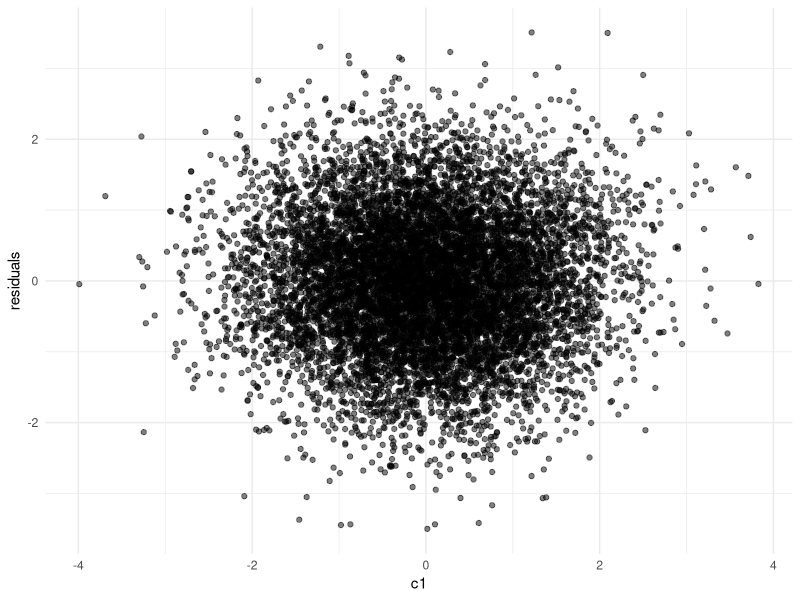

Write R code to recreate this figure. (Note: this script raises an error after producing the figure.)
# Here we create a script to create a data simulation for panel data. 
# We simulate X and Y, having autoregressive effects and a lag-1 crossed effect. 
# X and Y are both affected by a number of confounding variables C, which have stable effects
# over time as they represent time-invariant confounding variables, such as IQ. 
# The data simulation model will have the following properties:
#
# 1. Each variable will have an innovation (or unexplained variance) such that the total variance of each variable is 1.
# 2. Each variable will have a mean of 0. 
# 3. The autoregressive effects will be set to 0.25 for both X and Y.
# 4. The crossed lag-1 effect of X on Y will be set to 0.1.
# 5. The confounding variables will have effects of 0.2 on X and 0.15 Y.
# 6. The innovations will have residual correlations of 0.3 at each time-point, but not across time-points.
#
# Let's rephrase what we are doing here. We have got some knowns, because we specify them. They include the
# effects matrix A, the effects matrix B and the variance matrix psi. We also know that the diagonal of S 
# is supposed to be 1. This leaves us with 2 unknowns. We do not know the variance of the innovations, and we
# do not know the covariance between X and Y. Hence all code is actually just a way of solving for these unknowns
# that we need to simulate data. 

# reproducibility
set.seed(427) 

# load required libraries
library(mvtnorm)
library(psych)                                             # for descriptives
library(lavaan)                                            # for fitting CLPM
library(tidyverse)

### CLPM parameters ###
N <- 100000                                                # number of people
T <- 5                                                     # number of time points

ax <- 0.25                                                 # effect of X_(t-1) on X_t
ay <- 0.25                                                 # effect of Y_(t-1) on Y_t
bx <- 0.10                                                 # effect of Y_(t-1) on X_t
by <- 0.10                                                 # effect of X_(t-1) on Y_t
rho <- 0.30                                                # residual correlation of innovations
                                                          
# create the path matrix A from these effects
A <- matrix(c(ax, by, bx, ay), nrow = 2, byrow = TRUE)

### confounder parameters ###
k_lin   <- 3                                               # number of base/linear confounders
k_quad  <- 3                                               # number of "quadratic" confounders
k_cubic <- 3                                               # number of "cubic" confounders

k <- k_lin + k_quad + k_cubic                              # total number of confounders (linear + quadratic + cubic)

# effects of confounders on X and Y
gamma_x <- c(0.30, 0.20, 0.10,                             # linear terms
             0.05, 0.02, 0.00,                             # quadratic terms
             0.02, 0.1, 0.00)                              # cubic terms

gamma_y <- c(0.30, 0.20, 0.10,                             # linear terms
             0.05, 0.02, 0.00,                             # quadratic terms
             0.02, 0.1, 0.00)                              # cubic terms

# create the full path matrix B from these effects (2 x k)
B <- rbind(gamma_x, gamma_y)

# variances of *base* confounders (C1, C2, C3); they are N(0,1) and independent
tau2 <- rep(1, k_lin)                                     

# covariance matrix for the base confounders (3 x 3 identity here)
Psi_base <- diag(tau2)                                     

# generate base confounders
U_lin <- rmvnorm(N, mean = rep(0, k_lin), sigma = Psi_base)

# generate the quadratic and cubic confounders
# we orthogonalize them wrt the linear confounders
# such that no linear dependency remains between them
U_quad <- apply(U_lin, 2, function(col) {

  # raw quadratic transform of each confounder
  z_raw  <- col^2

  # remove the linear part of col (orthogonalize wrt the linear confounder)
  z_perp <- resid(lm(z_raw ~ col))

  # standardize to mean 0 and variance 1
  as.numeric(scale(z_perp, center = TRUE, scale = TRUE))
})

# create cubic confounders
U_cubic <- apply(U_lin, 2, function(col) {

  # raw cubic transform of each confounder
  z_raw  <- col^3

  # remove the linear part of col (orthogonalize wrt the linear confounder)
  z_perp <- resid(lm(z_raw ~ col))

  # standardize to mean 0 and variance 1
  as.numeric(scale(z_perp, center = TRUE, scale = TRUE))
})

# combine into full confounder matrix (N x k)
U <- cbind(U_lin, U_quad, U_cubic)

# empirical covariance matrix of all confounder terms (linear, quadratic, cubic)
Psi  <- cov(U)

### varcov matrixes ###
# we want the variance of each variable to be 1
S_target <- diag(2)                                        # since we have two variables, X and Y, we create a 2x2 identity matrix. 
                                                           # This assumes NO covariance between X and Y further than the effects that were specified before.

# the confounders are the only exogenous variables
# and as such, we can calculate the variance that they contribute to each variable (or occasion of the variable) directly
# which is simply the variance of the confounders*effect size.
# Psi contains their varcov matrix, and B contains the effect sizes. 
# we use var(Ax) = A*var(x)*A' -> B*Psi*B'
# Note: here Psi is the full covariance of (C_lin, C_quad, C_cubic).
S_U  <- B %*% Psi %*% t(B)

# now we want to specify a correlation rho between the innovations of X and Y,
# which means the part that is not explained by the confounders or lagged relationships
# still correlates between X and Y. Our job is to find out: given we specify a value rho,
# denoting the correlation between the innovations of X and Y, what must the covariance between X and Y be,
# while accounting for the covariance that is already induced by the confounders and the lagged relationships.
# In one question: Given S_U, A and our desired rho, what must the covariance between X and Y be in order for
# the system to be stationary? 

find_c <- function(A, S_U, rho) {

  # function of c: difference between actual innovation correlation and target rho
  f <- function(c) {

    # target stationary covariance of (X_t, Y_t)
    # the variances are 1 since we specified them to be
    # and the covariance is c, which we are searching for
    S_target_c <- matrix(c(1, c,
                           c, 1),
                         nrow = 2, byrow = TRUE)
    
    # dynamic part variance
    # first we get rid of the confounder-induced variance
    S_dyn_c <- S_target_c - S_U
    
    # now we can compute the innovation covariance matrix
    # based on the stationarity constraints
    Sigma_e_c <- S_dyn_c - t(A) %*% S_dyn_c %*% A
    
    # compute correlation of innovations
    # the variance of innovations of X is v1
    v1 <- Sigma_e_c[1, 1]
    # the variance of innovations of Y is v2
    v2 <- Sigma_e_c[2, 2]
    # their covariance is cov12
    cov12 <- Sigma_e_c[1, 2]
    # their correlation is then:
    corr_e <- cov12 / sqrt(v1 * v2)
    
    # this is then the difference between the desired correlation and the actual correlation
    corr_e - rho
  }

  # now this function f(c) should be zero when we have found the correct c
  # as such we can look for the value of c that makes f(c) = 0 (i.e., corr_e = rho).
  uniroot(f, interval = c(-0.99, 0.99))$root
}

# use the function to find the required covariance between X and Y
c_stat <- find_c(A, S_U, rho)

# overwrite S_target to include the stationary covariance between X and Y
S_target <- matrix(c(1, c_stat,
                     c_stat, 1),
                   nrow = 2, byrow = TRUE)

# variance by the dynamic process:
# now we know that any variance that does not come directly from the confounder, must come from the dynamic process (feed forward + innovations)
# since we also know that we want the variance of our variables to be 1, we can calculate the variance that we can still 'spend'
# on the dynamic part by simple subtraction:
S_dyn <- S_target - S_U

# now we can check if our matrix is positive semidefinite (i.e. that all eigenvalues are positive)
# i.e. we do not want to set our requirement so that we must generate data with negative variances. 
# we check that here.
# first we make it robust to small numerical errors created by floating point storage (S_dyn + t(S_dyn))/2
# and then extract the eigenvalues
eS <- eigen((S_dyn + t(S_dyn))/2)$values
# check if any are very close to, or smaller than 0. 
eS[eS < 1e-10]

# now we need to compute the innovation covariance matrix.
# we compute how much innovation variance we must add, such that the dynamic process is stationary. 
# which means that the variance of X_t and Y_t do not change over time.
# read it like: how much innovation variance must we add such that the variance of each variable equals S_dyn. 
# and remember that if the variance of the dynamic process equals S_dyn, then all our variables have variances equal to S_target.
# 1. X_t = A X_(t-1) + e_t
# 2. for all variables: D_t = A D_{t-1} + e_t
# 3. S_dyn = var(D_t) = A S_dyn A' + S_e (Since var(X_t) = A^2 * var(X_{t-1}) + var(e_t))
# 4. solve for S_e: S_e = S_dyn - A S_dyn A'
# note that this only works because the system is stationary! we can exclude the variance D_t receives directly from the confounders
# since it is the same at every step, and the variance of the dynamic process is the same at every step. If this would not be the case
# we would need to use formulas to compute how much innovation should be added to each measurement occasion separately.
Sigma_e <- S_dyn - t(A) %*% S_dyn %*% A

# and again we fix potential rounding error
Sigma_e <- (Sigma_e + t(Sigma_e)) / 2

# For t = 1, there is no carryover from a previous wave. The observed var-cov should be:
# Var([X1,Y1]) = S_U + Sigma_e1. To keep the same S_target at t=1, set:
Sigma_e1 <- S_dyn                             # because S_target = S_U + S_dyn
Sigma_e1 <- (Sigma_e1 + t(Sigma_e1)) / 2

# now we can simulate the dynamic process data for X and Y
# we add here the entire variance to each variable, so that is feed forward + innovations
# these are only X1 and Y1, so they only have the direct confounder effects

#  for t = 1: no lag yet, so Ddyn = e1 with Sigma_e1 ----
Ddyn <- rmvnorm(N,                            
  mean  = c(0, 0),                            # mean of the variables X and Y = 0, since we want standardised effect sizes
  sigma = Sigma_e1)                           # dynamic part covariance for the first wave

# initialise df with N rows and 2*T + k columns. 2*T for X and Y, k for confounders
df <- matrix(NA, nrow = N, ncol = 2*T + k)
colnames(df) <- c(paste0("x", 1:T),
                  paste0("y", 1:T),
                  paste0("c", 1:k))

# save the confounder
df[, (2*T + 1):(2*T + k)] <- U

# we now add to the first wave X and Y the direct confounder effects
# where we have our confounders (U) and the effect sizes (B)
obs1 <- Ddyn + U %*% t(B)

# we can store the first wave in our dataframe now
df[, 1]    <- obs1[, 1] 
df[, 1+T ] <- obs1[, 2]

# a next wave can be simulated as:
# Ddyn <- Ddyn %*% t(A) + rmvnorm(N, sigma=Sigma_e)
# where we get the previous wave observations, times their effect sizes + the innovations such that var=1. 
# and afterwards we can again add the direct confounder effects
# obs <- Ddyn + U %*% t(B)
# write a loop to do this up to T occasions:
for(i in 2:T){ 

  # simulate the dynamic part
  Ddyn <- Ddyn %*% t(A) + rmvnorm(N, sigma = Sigma_e) 

  # add the direct confounder effects
  obs <- Ddyn + U %*% t(B) 

  # move the data to the dataframe
  df[, i]    <- obs[, 1] 
  df[, i+T ] <- obs[, 2]
}

# check that the variance of each variable are 1
round(apply(df, 2, var), 3)

# check the varcov matrix
sigma <- cov(df)
round(sigma, 3)

# check descriptives
describe(df)

# create a sample dataframe for plotting residuals 
df_sample <- df[sample(1:nrow(df), 10000), ]

# fit a linear regression between X1 and C1
lm_fit <- lm(x1 ~ c1, data = as.data.frame(df_sample))

# save the residuals
residuals <- lm_fit$residuals

# plot the residuals versus C1
ggplot(df_sample, aes(x = c1, y = residuals)) +
  geom_point(alpha = 0.5) +
  geom_smooth(method = "loess") +
  theme_minimal()

# we will run this script various times using different effect sizes to produce
# multiple datasets with different magnitudes of non-linearity. 
write.csv(df, file = "Code/Data/Data_Sim_Cubic_0.10_Pop.csv", row.names = FALSE)
